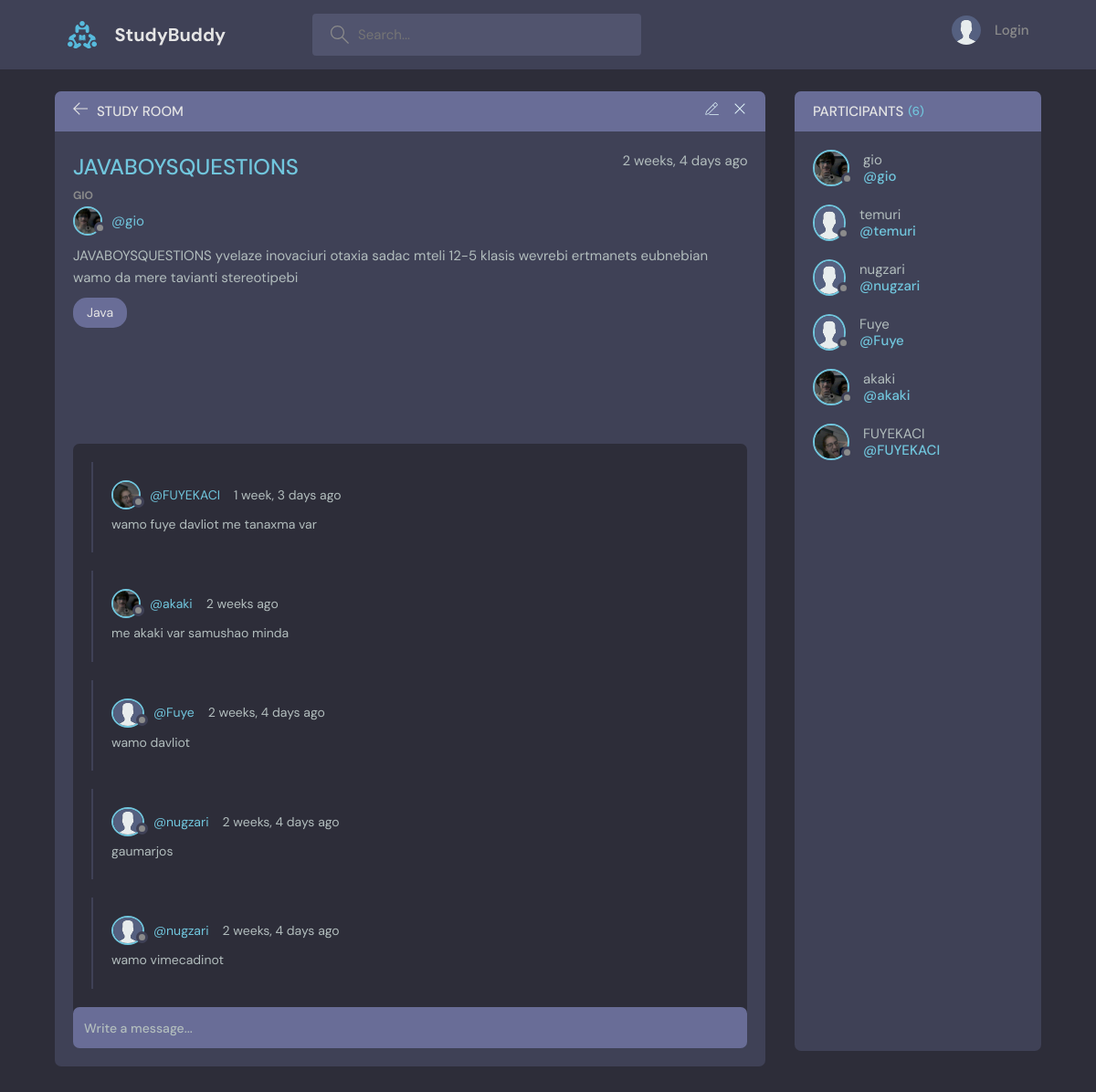
The page /room/1/ on the database its author committed.
### myapp/models.py (models this page shows, shortened)
class Room(models.Model):
    host = models.ForeignKey(User,on_delete= models.SET_NULL,null = True)
    name = models.CharField(max_length=100)
    topic = models.ForeignKey('Topic',on_delete= models.SET_NULL,null = True)
    description = models.TextField()
    participants = models.ManyToManyField(User, blank = True,related_name="participants")
    updated = models.DateTimeField(auto_now = True)
    created = models.DateTimeField(auto_now_add= True)
    def __str__(self):
        return self.name

class Profile(models.Model):
    user = models.OneToOneField(User,on_delete=models.CASCADE)
    profile_image = models.ImageField(upload_to='./static/images', null=True, blank=True)
    bio = models.TextField(null = True)

class Topic(models.Model):
    name = models.CharField(max_length=100)
    updated = models.DateTimeField(auto_now = True)
    created = models.DateTimeField(auto_now_add= True)
    def __str__(self):
        return self.name

class Message(models.Model):
    host = models.ForeignKey(User,on_delete= models.SET_NULL,null = True)
    room = models.ForeignKey('Room',on_delete= models.CASCADE)
    description = models.CharField(max_length=100)
    updated = models.DateTimeField(auto_now = True)
    created = models.DateTimeField(auto_now_add= True)
    class Meta:
        ordering = ['-updated','-created']

### myapp/views.py (the view, shortened to what this page needs)
# urls.py: path('room/<str:pk>/',views.room,name = 'room'),
def room(request,pk):
    room = Room.objects.get(id = pk)
    room_messages = room.message_set.all()
    participants = room.participants.all()
    context = {'room':room,'room_messages':room_messages,'participants':participants}
    return render(request, 'room.html',context)

### templates/room.html (shortened to what this page needs)
{%extends 'main.html'%}
{% load static%}
{%block content%}
<main class="profile-page layout layout--2">
<div class="container">
  <div class="room">
    <div class="room__top">
      <div class="room__topLeft">
        <a href="/">
          <svg version="1.1" xmlns="http://www.w3.org/2000/svg" width="32" height="32" viewBox="0 0 32 32">
            <title>arrow-left</title>
            <path
              d="M13.723 2.286l-13.723 13.714 13.719 13.714 1.616-1.611-10.96-10.96h27.625v-2.286h-27.625l10.965-10.965-1.616-1.607z"
            ></path>
          </svg>
        </a>
        <h3>Study Room</h3>
      </div>
      <div class="room__topRight">
        <a href="{% url 'updateRoom' room.id%}">
        </a>
        <a href="{% url 'deleteRoom' room.id%}">
          <svg version="1.1" xmlns="http://www.w3.org/2000/svg" width="32" height="32" viewBox="0 0 32 32">
            <title>remove</title>
            <path
              d="M27.314 6.019l-1.333-1.333-9.98 9.981-9.981-9.981-1.333 1.333 9.981 9.981-9.981 9.98 1.333 1.333 9.981-9.98 9.98 9.98 1.333-1.333-9.98-9.98 9.98-9.981z"
            ></path>
          </svg>
        </a>
      </div>
    </div>
    <div class="room__box scroll">
      <div class="room__header scroll">
        <div class="room__info">
          <h3>{{room}}</h3>
          <span>{{room.created|timesince}} ago</span>
        </div>
        <div class="room__hosted">
          <p>{{room.host}}</p>
          <a href="{% url 'profile' room.host.id%}" class="room__author">
            <div class="avatar avatar--small">
              {%if room.host.profile %}
              <img src="{{room.host.profile.profile_image.url}}" />
              {%else%}
              <img src="./static/images/avatar.svg" style = "width:32px"/>
              {%endif%}
            </div>
            <span>@{{room.host}}</span>
          </a>
        </div>
        <div class="room__details">
          {{room.description}}
        </div>
        <span class="room__topics">{{room.topic}}</span>
      </div>
      <div class="room__conversation">
        <div class="threads scroll">
          {%for mes in room_messages%}
          <div class="thread">
            <div class="thread__top">
              <div class="thread__author">
                <a href="{% url 'profile' mes.host.id%}" class="thread__authorInfo">
                  <div class="avatar avatar--small">
                    {%if mes.host.profile %}
                    <img src="{{mes.host.profile.profile_image.url}}" />
                    {%else%}
                    <img src="{%static 'images/avatar.svg'%}" style = "width:32px"/>
                    {%endif%}
                  </div>
                  <span>@{{mes.host}}</span>
                </a>
                <span class="thread__date">{{mes.created|timesince}} ago</span>
              </div>
            </div>
            <div class="thread__details">
              {{mes.description}}
            </div>
          </div>
          {%endfor%}
        </div>
      </div>
    </div>
    <div class="room__message">
      <form method="POST">
          <input type="text" name = "description" id = "mesaje" placeholder="Write a message...">
      </form>
    </div>
  </div>
  <div class="participants">
    <h3 class="participants__top">Participants <span>({{room.participants.count}})</span></h3>
    <div class="participants__list scroll">
      {%for par in participants%}
      <a href="{% url 'profile' par.id%}" class="participant">
        <div class="avatar avatar--medium">
          {%if par.profile %}
          <img src="{{par.profile.profile_image.url}}" />
          {%else%}
          <img src="{%static 'images/avatar.svg' %}" style = "width:32px"/>
          {%endif%}
        </div>
        <p>
          {{par}}
          <span>@{{par}}</span>
        </p>
      </a>
      {%endfor%}
    </div>
  </div>
</div>
</main>
{%endblock content%}

### templates/main.html (shortened to what this page needs)
<!DOCTYPE html>
{% load static%}
<html lang="en">
<head>
    <link rel="stylesheet" href="{% static 'styles/style.css' %}">
</head>
<body>
    <header class="header header--loggedIn">
      <div class="container">
        {%include 'navbar.html'%}
      </div>
    </header>
    {% block content%}
    {% endblock %}
</body>
</html>

### templates/navbar.html (shortened to what this page needs)
{%load static%}
<a href="/" class="header__logo">
    <img src="{% static './images/logo.svg' %}" />
    <h1>StudyBuddy</h1>
  </a>
<form class="header__search" method="GET" action="{% url 'home'%}">
    <label>
      <input type="text" name ="q" placeholder="Search...">
    </label>
</form>
<nav class="header__menu">
    {% if request.user.is_authenticated%}
    <div class="header__user">
        <a href="{% url 'profile' request.user.id %}">
          <div class="avatar avatar--medium active">
            {%if request.user.profile.profile_image%}
            <img src="{{request.user.profile.profile_image.url}}" />
            {%else%}
            <img src="{%static 'images/avatar.svg'%}" style = "width:32px"/>
            {%endif%}
          </div>
          <p>{{request.user.username}} <span>@{{request.user.username}}</span></p>
        </a>
        <button class="dropdown-button">
          <svg version="1.1" xmlns="http://www.w3.org/2000/svg" width="32" height="32" viewBox="0 0 32 32">
            <title>chevron-down</title>
            <path d="M16 21l-13-13h-3l16 16 16-16h-3l-13 13z"></path>
          </svg>
        </button>
      </div>
      <div class="dropdown-menu">
        <a href="{% url 'settings' %}" class="dropdown-link"
          ><svg version="1.1" xmlns="http://www.w3.org/2000/svg" width="32" height="32" viewBox="0 0 32 32">
            <title>tools</title>
            <path
              d="M27.465 32c-1.211 0-2.35-0.471-3.207-1.328l-9.392-9.391c-2.369 0.898-4.898 0.951-7.355 0.15-3.274-1.074-5.869-3.67-6.943-6.942-0.879-2.682-0.734-5.45 0.419-8.004 0.135-0.299 0.408-0.512 0.731-0.572 0.32-0.051 0.654 0.045 0.887 0.277l5.394 5.395 3.586-3.586-5.394-5.395c-0.232-0.232-0.336-0.564-0.276-0.887s0.272-0.596 0.572-0.732c2.552-1.152 5.318-1.295 8.001-0.418 3.274 1.074 5.869 3.67 6.943 6.942 0.806 2.457 0.752 4.987-0.15 7.358l9.392 9.391c0.844 0.842 1.328 2.012 1.328 3.207-0 2.5-2.034 4.535-4.535 4.535zM15.101 19.102c0.26 0 0.516 0.102 0.707 0.293l9.864 9.863c0.479 0.479 1.116 0.742 1.793 0.742 1.398 0 2.535-1.137 2.535-2.535 0-0.668-0.27-1.322-0.742-1.793l-9.864-9.863c-0.294-0.295-0.376-0.74-0.204-1.119 0.943-2.090 1.061-4.357 0.341-6.555-0.863-2.631-3.034-4.801-5.665-5.666-1.713-0.561-3.468-0.609-5.145-0.164l4.986 4.988c0.391 0.391 0.391 1.023 0 1.414l-5 5c-0.188 0.188-0.441 0.293-0.707 0.293s-0.52-0.105-0.707-0.293l-4.987-4.988c-0.45 1.682-0.397 3.436 0.164 5.146 0.863 2.631 3.034 4.801 5.665 5.666 2.2 0.721 4.466 0.604 6.555-0.342 0.132-0.059 0.271-0.088 0.411-0.088z"
            ></path>
          </svg>
          Settings</a
        >
        <a href="{% url 'logout' %}" class="dropdown-link"
          ><svg version="1.1" xmlns="http://www.w3.org/2000/svg" width="32" height="32" viewBox="0 0 32 32">
            <title>sign-out</title>
            <path
              d="M3 0h22c0.553 0 1 0 1 0.553l-0 3.447h-2v-2h-20v28h20v-2h2l0 3.447c0 0.553-0.447 0.553-1 0.553h-22c-0.553 0-1-0.447-1-1v-30c0-0.553 0.447-1 1-1z"
            ></path>
            <path
              d="M21.879 21.293l1.414 1.414 6.707-6.707-6.707-6.707-1.414 1.414 4.293 4.293h-14.172v2h14.172l-4.293 4.293z"
            ></path>
          </svg>
          Logout</a
        >
      </div>
    {%else%}
        <a href="{%url 'login'%}">
            <img src="{%static '/images/avatar.svg'%}" style = "width:32px"/>
            <p>Login</p>
        </a>
    {%endif%}
  </nav>

### rows shown on the page
Room: name "JAVABOYSQUESTIONS", created "2 weeks, 4 days", host "GIO", host.profile.profile_image (picture), host "gio", description "JAVABOYSQUESTIONS yvelaze inovaciuri otaxia sadac mteli 12-5 klasis wevrebi ertmanets eubnebian wamo da mere tavianti stereotipebi", topic "Java", participants.count "6"
Message: host.profile.profile_image (picture), host "FUYEKACI", created "1 week, 3 days", description "wamo fuye davliot me tanaxma var"
Message: host.profile.profile_image (picture), host "akaki", created "2 weeks", description "me akaki var samushao minda"
Message: host "Fuye", created "2 weeks, 4 days", description "wamo davliot"
Message: host "nugzari", created "2 weeks, 4 days", description "gaumarjos"
Message: host "nugzari", created "2 weeks, 4 days", description "wamo vimecadinot"

### other values the page prints
{{ par }} "gio"
{{ par }} "temuri"
{{ par }} "nugzari"
{{ par }} "Fuye"
{{ par }} "akaki"
{{ par }} "FUYEKACI"
